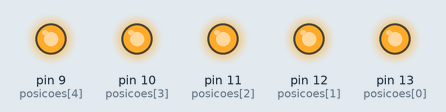
A sketch run on a simulated Arduino Uno, built with avr-gcc and run on an emulated ATmega328P. Shown: output pins drawn as LEDs (lit = HIGH).

Above: at 0.2 s.
At 1.7 s:
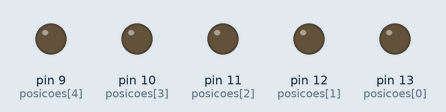
Timing chart, 0 to 3.0 s (numbered marks = the images above):
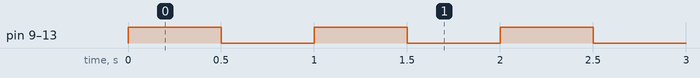

The sketch:

aula_40_leds_com_vetor_while_e_do1.ino
```cpp
//ligar leds com vetor e for


int posicoes [5] = {13,12,11,10,9};

void setup()
{
  for (int i = 0; i < 5; i++){
  pinMode (posicoes [i], OUTPUT);//cdefine todos os pinos do vetor
    							//como saída
  }
}

void loop()
{
  for (int i = 0; i < 5; i++)
  {
    digitalWrite (posicoes [i], HIGH);
  }

 delay (500); //o delay fora liga e desliga todos os leds ao msm tempo
  			//se o delay estivesse dentro do for ligaria um led por vex

  for (int i = 0; i < 5; i++)
  {
    digitalWrite (posicoes [i], LOW);
  }

  delay (500);
}


/*while (true)verifica primeiro a condicao
enquanto a condicao for verdadeira o programa roda
    ele cria um loop qnd o microcontrolador nao tiver
     o true pode ser substituido por 1, ou alguma condicao
    pode substituir o loop, mas so funciona se a condicao for verdadeira
    nao e comum utilizar mais de um while por programa, pois ele trava o msm

do{}while(); roda primeiro o progrma dps verifica se o laco deve ser verdadeiro ou nao
    roda o codigo dps verifica */
```

Measured:
- by itself, pin 9 (posicoes[4]), pin 10 (posicoes[3]), pin 11 (posicoes[2]), pin 12 (posicoes[1]), pin 13 (posicoes[0]): alternates HIGH for 0.50 s and LOW for 0.50 s
